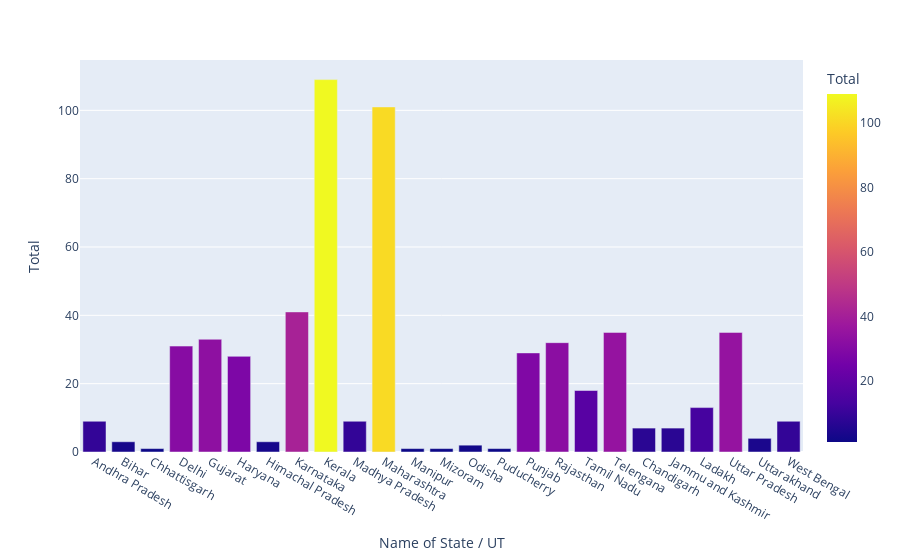

The notebook cell this image was saved under:
### Code cell
fig=px.bar(df_india,x='Name of State / UT',y='Total',color='Total',
          color_discrete_sequence=px.colors.cyclical.IceFire)
fig.show()

### Figure 1 — Plotly figure (JSON) as saved in the notebook; plotly's stock layout.template omitted (floating-point values rounded to 4 significant figures)
{"data": [{"alignmentgroup": "True", "hovertemplate": "Name of State / UT=%{x}<br>Total=%{marker.color}<extra></extra>", "legendgroup": "", "marker": {"color": [9, 3, 1, 31, 33, 28, 3, 41, 109, 9, 101, 1, 1, 2, 1, 29, 32, 18, 35, 7, 7, 13, 35, 4, 9], "coloraxis": "coloraxis"}, "name": "", "offsetgroup": "", "orientation": "v", "showlegend": false, "textposition": "auto", "type": "bar", "x": ["Andhra Pradesh", "Bihar", "Chhattisgarh", "Delhi", "Gujarat", "Haryana", "Himachal Pradesh", "Karnataka", "Kerala", "Madhya Pradesh", "Maharashtra", "Manipur", "Mizoram", "Odisha", "Puducherry", "Punjab", "Rajasthan", "Tamil Nadu", "Telengana", "Chandigarh", "Jammu and Kashmir", "Ladakh", "Uttar Pradesh", "Uttarakhand", "West Bengal"], "xaxis": "x", "y": [9, 3, 1, 31, 33, 28, 3, 41, 109, 9, 101, 1, 1, 2, 1, 29, 32, 18, 35, 7, 7, 13, 35, 4, 9], "yaxis": "y"}], "layout": {"barmode": "relative", "coloraxis": {"colorbar": {"title": {"text": "Total"}}, "colorscale": [[0, "#0d0887"], [0.1111, "#46039f"], [0.2222, "#7201a8"], [0.3333, "#9c179e"], [0.4444, "#bd3786"], [0.5556, "#d8576b"], [0.6667, "#ed7953"], [0.7778, "#fb9f3a"], [0.8889, "#fdca26"], [1, "#f0f921"]]}, "legend": {"tracegroupgap": 0}, "margin": {"t": 60}, "xaxis": {"anchor": "y", "domain": [0, 1], "title": {"text": "Name of State / UT"}}, "yaxis": {"anchor": "x", "domain": [0, 1], "title": {"text": "Total"}}}}
